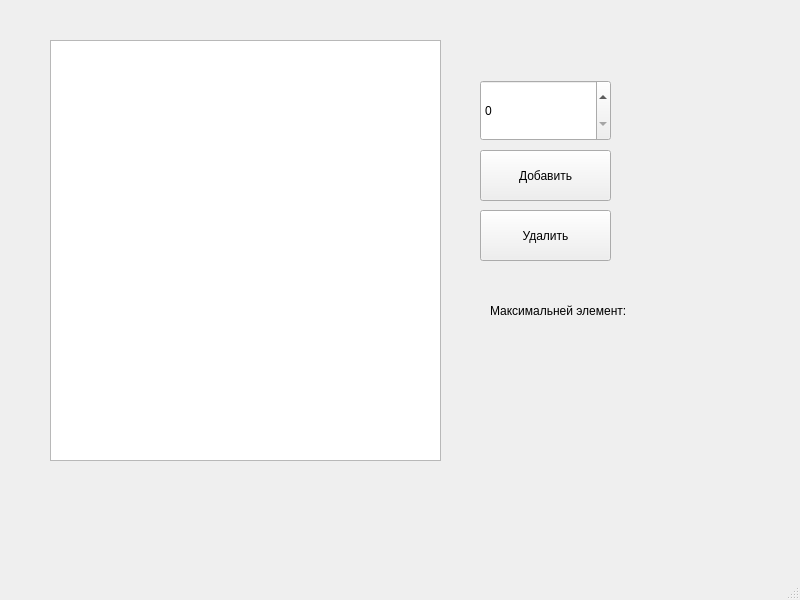
<?xml version="1.0" encoding="UTF-8"?>
<ui version="4.0">
 <class>MainWindow</class>
 <widget class="QMainWindow" name="MainWindow">
  <property name="geometry">
   <rect>
    <x>0</x>
    <y>0</y>
    <width>800</width>
    <height>600</height>
   </rect>
  </property>
  <property name="windowTitle">
   <string>MainWindow</string>
  </property>
  <widget class="QWidget" name="centralwidget">
   <widget class="QListWidget" name="listWidget">
    <property name="geometry">
     <rect>
      <x>50</x>
      <y>40</y>
      <width>391</width>
      <height>421</height>
     </rect>
    </property>
   </widget>
   <widget class="QPushButton" name="pushButton">
    <property name="geometry">
     <rect>
      <x>480</x>
      <y>150</y>
      <width>131</width>
      <height>51</height>
     </rect>
    </property>
    <property name="text">
     <string>Добавить</string>
    </property>
   </widget>
   <widget class="QPushButton" name="popButton">
    <property name="geometry">
     <rect>
      <x>480</x>
      <y>210</y>
      <width>131</width>
      <height>51</height>
     </rect>
    </property>
    <property name="text">
     <string>Удалить</string>
    </property>
   </widget>
   <widget class="QSpinBox" name="spinBox">
    <property name="geometry">
     <rect>
      <x>480</x>
      <y>80</y>
      <width>131</width>
      <height>61</height>
     </rect>
    </property>
   </widget>
   <widget class="QLabel" name="label">
    <property name="geometry">
     <rect>
      <x>490</x>
      <y>290</y>
      <width>241</width>
      <height>41</height>
     </rect>
    </property>
    <property name="text">
     <string>Максимальней элемент: </string>
    </property>
   </widget>
  </widget>
  <widget class="QMenuBar" name="menubar">
   <property name="geometry">
    <rect>
     <x>0</x>
     <y>0</y>
     <width>800</width>
     <height>22</height>
    </rect>
   </property>
  </widget>
  <widget class="QStatusBar" name="statusbar"/>
 </widget>
 <resources/>
 <connections/>
</ui>
